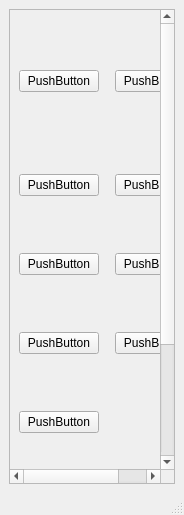
<?xml version="1.0" encoding="UTF-8"?>
<ui version="4.0">
 <class>MainWindow</class>
 <widget class="QMainWindow" name="MainWindow">
  <property name="geometry">
   <rect>
    <x>0</x>
    <y>0</y>
    <width>184</width>
    <height>515</height>
   </rect>
  </property>
  <property name="windowTitle">
   <string>MainWindow</string>
  </property>
  <widget class="QWidget" name="centralwidget">
   <layout class="QGridLayout" name="gridLayout">
    <item row="0" column="0">
     <widget class="QScrollArea" name="scrollArea">
      <property name="widgetResizable">
       <bool>true</bool>
      </property>
      <widget class="QWidget" name="scrollAreaWidgetContents">
       <property name="geometry">
        <rect>
         <x>0</x>
         <y>0</y>
         <width>226</width>
         <height>618</height>
        </rect>
       </property>
       <layout class="QGridLayout" name="gridLayout_2">
        <item row="4" column="0">
         <widget class="QPushButton" name="pushButton_6">
          <property name="sizePolicy">
           <sizepolicy hsizetype="Fixed" vsizetype="Fixed">
            <horstretch>0</horstretch>
            <verstretch>0</verstretch>
           </sizepolicy>
          </property>
          <property name="text">
           <string>PushButton</string>
          </property>
         </widget>
        </item>
        <item row="1" column="2">
         <widget class="QPushButton" name="pushButton_8">
          <property name="sizePolicy">
           <sizepolicy hsizetype="Fixed" vsizetype="Fixed">
            <horstretch>0</horstretch>
            <verstretch>0</verstretch>
           </sizepolicy>
          </property>
          <property name="text">
           <string>PushButton</string>
          </property>
         </widget>
        </item>
        <item row="2" column="0">
         <widget class="QPushButton" name="pushButton_3">
          <property name="sizePolicy">
           <sizepolicy hsizetype="Fixed" vsizetype="Fixed">
            <horstretch>0</horstretch>
            <verstretch>0</verstretch>
           </sizepolicy>
          </property>
          <property name="text">
           <string>PushButton</string>
          </property>
         </widget>
        </item>
        <item row="2" column="2">
         <widget class="QPushButton" name="pushButton_10">
          <property name="text">
           <string>PushButton</string>
          </property>
         </widget>
        </item>
        <item row="1" column="0">
         <widget class="QPushButton" name="pushButton_2">
          <property name="sizePolicy">
           <sizepolicy hsizetype="Fixed" vsizetype="Fixed">
            <horstretch>0</horstretch>
            <verstretch>0</verstretch>
           </sizepolicy>
          </property>
          <property name="text">
           <string>PushButton</string>
          </property>
         </widget>
        </item>
        <item row="5" column="0">
         <widget class="QPushButton" name="pushButton_7">
          <property name="sizePolicy">
           <sizepolicy hsizetype="Fixed" vsizetype="Fixed">
            <horstretch>0</horstretch>
            <verstretch>0</verstretch>
           </sizepolicy>
          </property>
          <property name="text">
           <string>PushButton</string>
          </property>
         </widget>
        </item>
        <item row="0" column="0">
         <widget class="QPushButton" name="pushButton">
          <property name="sizePolicy">
           <sizepolicy hsizetype="Fixed" vsizetype="Fixed">
            <horstretch>0</horstretch>
            <verstretch>0</verstretch>
           </sizepolicy>
          </property>
          <property name="text">
           <string>PushButton</string>
          </property>
         </widget>
        </item>
        <item row="6" column="0">
         <widget class="QPushButton" name="pushButton_5">
          <property name="sizePolicy">
           <sizepolicy hsizetype="Fixed" vsizetype="Fixed">
            <horstretch>0</horstretch>
            <verstretch>0</verstretch>
           </sizepolicy>
          </property>
          <property name="text">
           <string>PushButton</string>
          </property>
         </widget>
        </item>
        <item row="3" column="0">
         <widget class="QPushButton" name="pushButton_4">
          <property name="sizePolicy">
           <sizepolicy hsizetype="Fixed" vsizetype="Fixed">
            <horstretch>0</horstretch>
            <verstretch>0</verstretch>
           </sizepolicy>
          </property>
          <property name="text">
           <string>PushButton</string>
          </property>
         </widget>
        </item>
        <item row="0" column="2">
         <widget class="QPushButton" name="pushButton_9">
          <property name="text">
           <string>PushButton</string>
          </property>
         </widget>
        </item>
        <item row="3" column="2">
         <widget class="QPushButton" name="pushButton_11">
          <property name="text">
           <string>PushButton</string>
          </property>
         </widget>
        </item>
        <item row="0" column="1" rowspan="7">
         <spacer name="verticalSpacer">
          <property name="orientation">
           <enum>Qt::Vertical</enum>
          </property>
          <property name="sizeType">
           <enum>QSizePolicy::Fixed</enum>
          </property>
          <property name="sizeHint" stdset="0">
           <size>
            <width>10</width>
            <height>600</height>
           </size>
          </property>
         </spacer>
        </item>
       </layout>
      </widget>
     </widget>
    </item>
   </layout>
  </widget>
  <widget class="QStatusBar" name="statusbar"/>
 </widget>
 <resources/>
 <connections/>
</ui>
